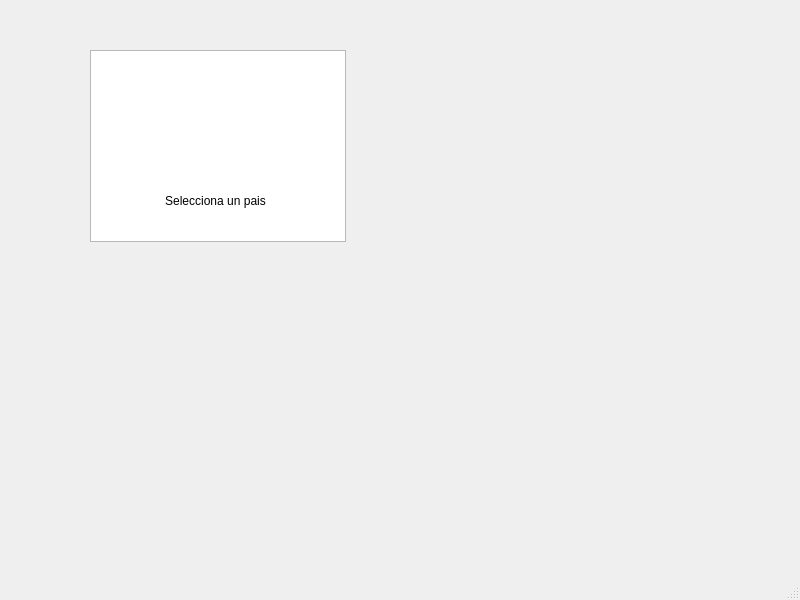
<?xml version="1.0" encoding="UTF-8"?>
<ui version="4.0">
 <class>MainWindow</class>
 <widget class="QMainWindow" name="MainWindow">
  <property name="geometry">
   <rect>
    <x>0</x>
    <y>0</y>
    <width>800</width>
    <height>600</height>
   </rect>
  </property>
  <property name="windowTitle">
   <string>MainWindow</string>
  </property>
  <widget class="QWidget" name="centralwidget">
   <widget class="QListWidget" name="listaPaises">
    <property name="geometry">
     <rect>
      <x>90</x>
      <y>50</y>
      <width>256</width>
      <height>192</height>
     </rect>
    </property>
   </widget>
   <widget class="QLabel" name="informacion">
    <property name="geometry">
     <rect>
      <x>100</x>
      <y>170</y>
      <width>231</width>
      <height>61</height>
     </rect>
    </property>
    <property name="text">
     <string>Selecciona un pais</string>
    </property>
    <property name="alignment">
     <set>Qt::AlignmentFlag::AlignCenter</set>
    </property>
   </widget>
  </widget>
  <widget class="QMenuBar" name="menubar">
   <property name="geometry">
    <rect>
     <x>0</x>
     <y>0</y>
     <width>800</width>
     <height>22</height>
    </rect>
   </property>
  </widget>
  <widget class="QStatusBar" name="statusbar"/>
 </widget>
 <resources/>
 <connections/>
</ui>
